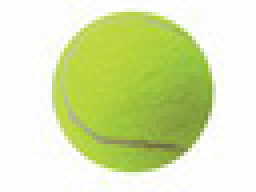
#> input picture LAB(local assembled binary)/B0_0.jpg, 64 x 48 px (shown 4 times larger); its folder holds 5 pictures in this run
$ python main.py
#> lines starting #> are read from the running program, lines starting #| are printed output that depends on the picture
### LAB(local assembled binary)/LAB.py
# -*- coding: utf-8 -*-
from math import *
import numpy as np
from PIL import Image

#参数设置 每个小单元
w=1 #矩形宽
l=1 #矩形高


def compare(A,B):
    a=A.sum()
    b=B.sum()
    if (a>b):
        return 1
    else:
        return 0

def cal(X,i,j):
    sum=0
    cen=X[i:i+w,j:j+l]
    sum+=128*compare(cen,X[i-w:i,j-l:j]) # 左上
    sum+=64*compare(cen,X[i:i+w,j-l:j])  # 上
    sum+=32*compare(cen,X[i+w:i+2*w,j-l:j]) # 右上
    #
    sum+=1*compare(cen,X[i-w:i,j:j+l]) # 左
    sum+=16*compare(cen,X[i+w:i+2*w,j:j+l]) # 右
    #
    sum+=2*compare(cen,X[i-w:i,j+l:j+2*l]) # 左下
    sum+=4*compare(cen,X[i:i+w,j+l:j+2*l]) # 下
    sum+=8*compare(cen,X[i+w:i+2*w,j+1:j+2*l]) # 右下
    ## Do not apply Rotation Invalience
    #return sum
    ## Apply Rotational Invalience
    maxn=sum
    for i in range(1,8): #Shifting
        p=((sum>>i)+(sum<<(8-i))) & 255
        if p>maxn:
            maxn=p
    #return floor(255*(maxn/255)**3)
    return maxn

def LAB(arr):
    width=arr.shape[0]
    height=arr.shape[1]
    xup=floor(width/w)
    yup=floor(height/l)
    z=np.zeros((xup,yup)) #Establish a new array
    # avoid edge
    for i in range(1,xup-1):
        for j in range(1,yup-1):
            z[i,j]=cal(arr,i*w,j*l)
    return z


def load(path):
    img=Image.open(path)
    #img.show()
    img=img.convert('L') # convert to gray
    arr=np.asarray(img,dtype='ubyte')
    return arr


# [5 lines that do not run on import are left out]

### LAB(local assembled binary)/main.py
# -*- coding: utf-8 -*-
from numpy import *
import AdaBoost as ab
import LAB as lab


if __name__=='__main__':

    mylist=[];mytrain=[]
    # 载入网球
    for index in range(5):
        arr=lab.load('B0_%d.jpg' % index)
#> in load, img is the input picture: PIL image 64x48 RGB; mean R, G, B 216, 229.6, 175.2
#> in load, `img=img.convert('L')`:
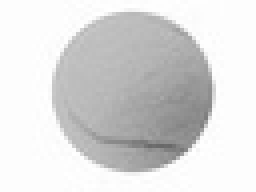
#> img: PIL image 64x48 L (shown 4 times larger); min 104, max 255, mean 219.2
        arr2=lab.LAB(arr).flatten() # 转化后展平
#> the loop in LAB, `for i in range(1,xup-1):` made 46 passes
#> after the loop in LAB, `for i in range(1,xup-1):`:
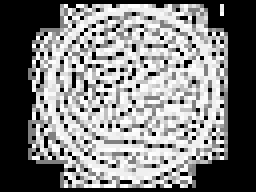
#> z: shape (48, 64) float64 (shown 4 times larger); min 0, max 255, mean 126.2
        mylist.append(arr2.tolist())
        mytrain.append(1.)
#> pass 2 of the loop `for index in range(5):`:
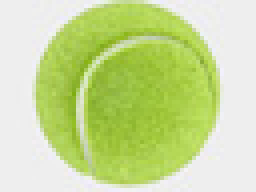
#> input picture LAB(local assembled binary)/B0_1.jpg, 64 x 48 px (shown 4 times larger)
#> in load, img is the input picture: PIL image 64x48 RGB; mean R, G, B 200.8, 219.5, 152.2
#> in load (call 2), `img=img.convert('L')`:
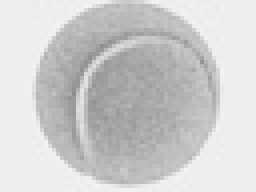
#> img: PIL image 64x48 L (shown 4 times larger); min 141, max 245, mean 206.3
#> after the loop in LAB (call 2), `for i in range(1,xup-1):`:
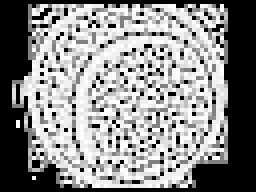
#> z: shape (48, 64) float64 (shown 4 times larger); min 0, max 255, mean 138
#> pass 3 of the loop `for index in range(5):`:
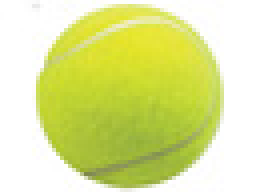
#> input picture LAB(local assembled binary)/B0_2.jpg, 64 x 48 px (shown 4 times larger)
#> in load, img is the input picture: PIL image 64x48 RGB; mean R, G, B 220.9, 229.5, 149.7
#> in load (call 3), `img=img.convert('L')`:
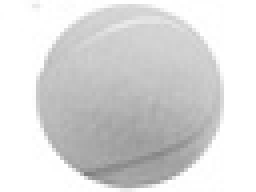
#> img: PIL image 64x48 L (shown 4 times larger); min 126, max 255, mean 217.8
#> after the loop in LAB (call 3), `for i in range(1,xup-1):`:
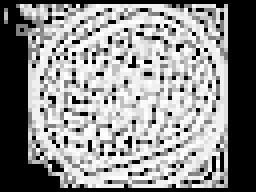
#> z: shape (48, 64) float64 (shown 4 times larger); min 0, max 255, mean 141.3
#> (the run stopped early here; a loop or call above may not have finished)
